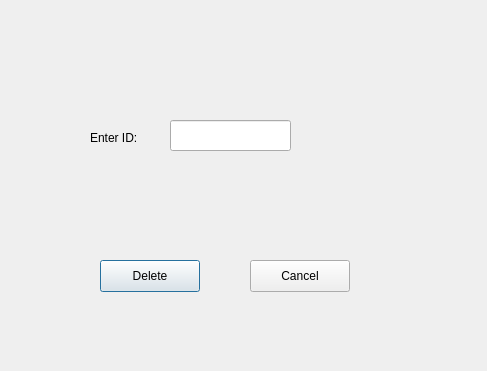
<?xml version="1.0" encoding="UTF-8"?>
<ui version="4.0">
 <class>DeleteCourse</class>
 <widget class="QDialog" name="DeleteCourse">
  <property name="geometry">
   <rect>
    <x>0</x>
    <y>0</y>
    <width>487</width>
    <height>371</height>
   </rect>
  </property>
  <property name="windowTitle">
   <string>Dialog</string>
  </property>
  <widget class="QPushButton" name="Delete_Push_Button">
   <property name="geometry">
    <rect>
     <x>100</x>
     <y>260</y>
     <width>100</width>
     <height>32</height>
    </rect>
   </property>
   <property name="text">
    <string>Delete</string>
   </property>
  </widget>
  <widget class="QPushButton" name="Cancel_Push_Button">
   <property name="geometry">
    <rect>
     <x>250</x>
     <y>260</y>
     <width>100</width>
     <height>32</height>
    </rect>
   </property>
   <property name="text">
    <string>Cancel</string>
   </property>
  </widget>
  <widget class="QLabel" name="label">
   <property name="geometry">
    <rect>
     <x>90</x>
     <y>130</y>
     <width>91</width>
     <height>16</height>
    </rect>
   </property>
   <property name="text">
    <string>Enter ID: </string>
   </property>
  </widget>
  <widget class="QLineEdit" name="id_Line_Edit">
   <property name="geometry">
    <rect>
     <x>170</x>
     <y>120</y>
     <width>121</width>
     <height>31</height>
    </rect>
   </property>
  </widget>
 </widget>
 <resources/>
 <connections/>
</ui>
